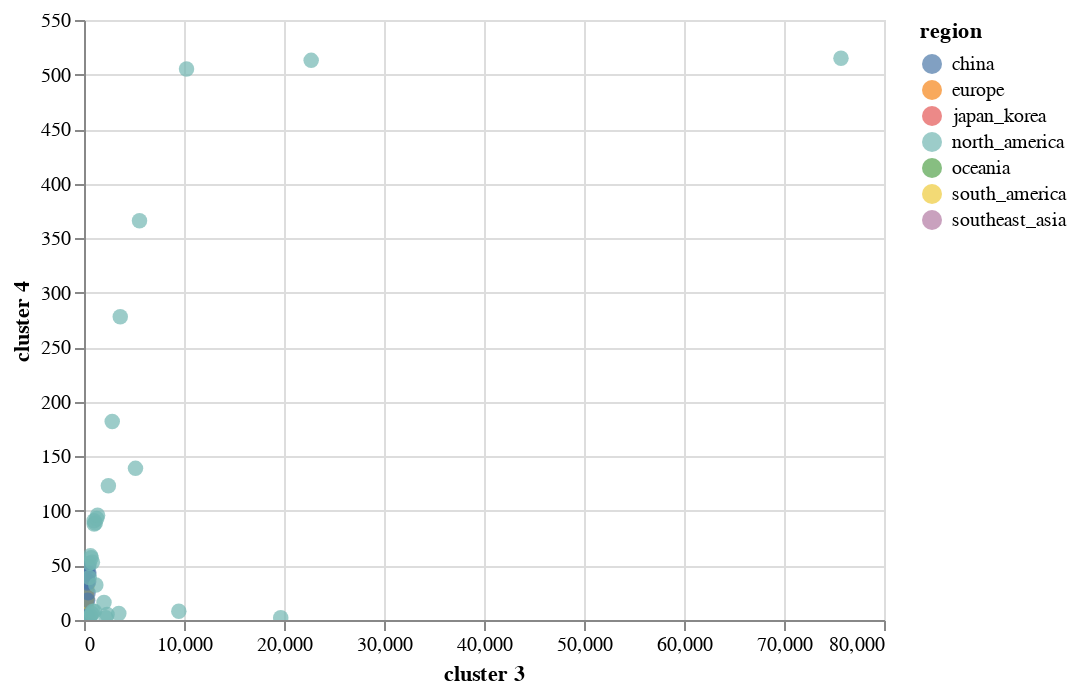

The notebook cell saved with this chart:
### Code cell
import altair as alt

alt.Chart(finalDf).mark_circle(size=60).encode(
    x='cluster 3',
    y='cluster 4',
    color='region',
    tooltip=['strain', 'region']
).interactive()
#Make this into a website (view compiled vega -- gives you the javascript -- put that into a HTML script)

### Figure 1 — Vega-Lite specification as saved in the notebook (floating-point values rounded to 4 significant figures; data arrays with more than 128 entries replaced by an {"elided": "..."} marker saying what was removed)
{"$schema": "https://vega.github.io/schema/vega-lite/v3.3.0.json", "config": {"mark": {"tooltip": null}, "view": {"height": 300, "width": 400}}, "data": {"name": "data-ea58d37ae18d6de89684fd3a9cc8de45"}, "datasets": {"data-ea58d37ae18d6de89684fd3a9cc8de45": {"elided": "701 records"}}, "encoding": {"color": {"field": "region", "type": "nominal"}, "tooltip": [{"field": "strain", "type": "nominal"}, {"field": "region", "type": "nominal"}], "x": {"field": "cluster 3", "type": "quantitative"}, "y": {"field": "cluster 4", "type": "quantitative"}}, "mark": {"size": 60, "type": "circle"}, "selection": {"selector018": {"bind": "scales", "encodings": ["x", "y"], "type": "interval"}}}
